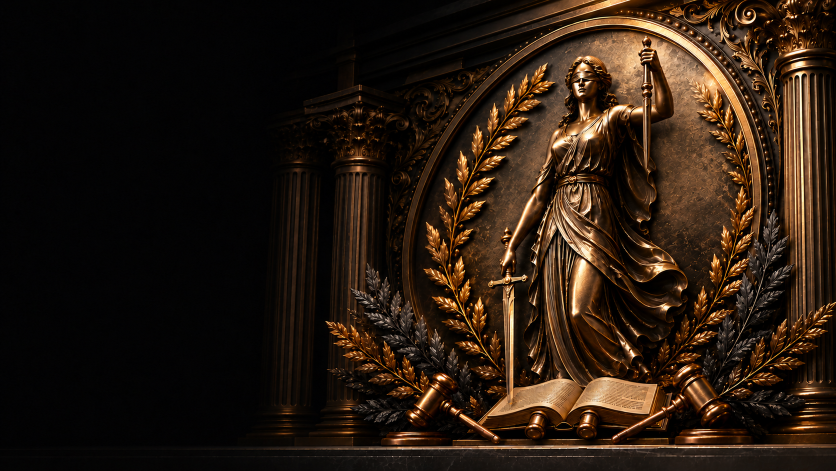
#> input picture assets/_source/hero-katman-a-terazisiz.png, 1672 x 941 px, found by its file name (shown at 1/2 size)
$ python build-hero.py
#> lines starting #> are read from the running program, lines starting #| are printed output that depends on the picture
# -*- coding: utf-8 -*-
"""Hero katmanlarini uretir.

  python tools/build-hero.py [scale] [boss_y] [boss_x]

Kaynaklar assets/_source icinde. Terazi ayri bir katman oldugu icin
sahne (terazisiz), terazi (seffaf) ve ikisinin birlesigi ayri ayri
yazilir; mobil icin ayni uclu, dikey ekrana uygun kadrajla tekrarlanir.
"""
import sys
from PIL import Image

SCALE = float(sys.argv[1]) if len(sys.argv) > 1 else 0.27
BOSS_Y = int(sys.argv[2]) if len(sys.argv) > 2 else 210

BOSS = (1009, 51)          # sarkac.png'de gobegin tepesi
BOSS_MID = 100             # gobegin dikey merkezi
BLADE_X = 1294             # kilic silueti 1290,2; parlama gozu sagà çektigi icin 4px sag
MOBILE_CROP = (780, 10, 1660, 900)

BOSS_X = int(sys.argv[3]) if len(sys.argv) > 3 else BLADE_X

A = Image.open('assets/_source/hero-katman-a-terazisiz.png').convert('RGBA')
B = Image.open('assets/_source/hero-katman-b-terazi.png').convert('RGBA')
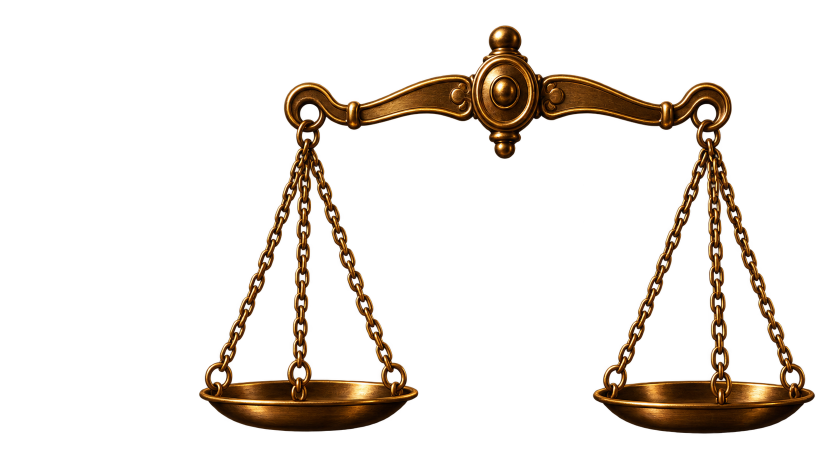
#> input picture assets/_source/hero-katman-b-terazi.png, 1672 x 941 px, found by its file name (shown at 1/2 size)
#> B is the input picture: PIL image 1672x941 RGBA; mean R, G, B, A 15.3, 9.1, 2.8, 33
W, H = A.size
#> W = 1672; H = 941

Bs = B.resize((round(B.width*SCALE), round(B.height*SCALE)), Image.LANCZOS)
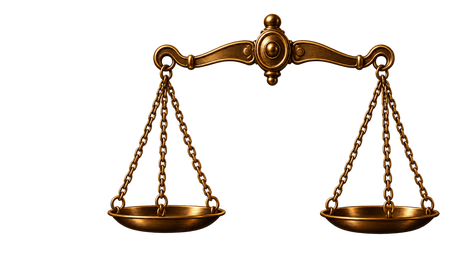
#> Bs: PIL image 451x254 RGBA; mean R, G, B, A 17.3, 10.2, 3.4, 33.1; transparent parts drawn white
layer = Image.new('RGBA', (W, H), (0, 0, 0, 0))
#> layer: PIL image 1672x941 RGBA; every value is 0
layer.alpha_composite(Bs, (BOSS_X - round(BOSS[0]*SCALE), BOSS_Y - round(BOSS[1]*SCALE)))
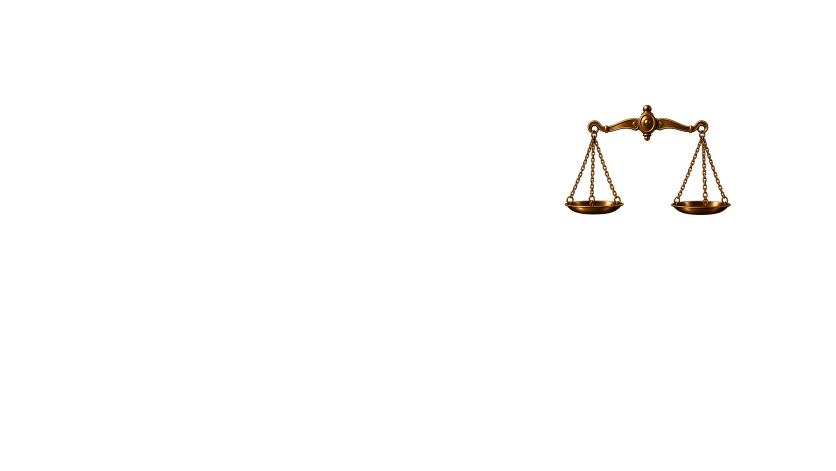
#> layer: PIL image 1672x941 RGBA (shown at 1/2 size); mean R, G, B, A 1.3, 0.7, 0.2, 2.4; transparent parts drawn white
full = A.copy(); full.alpha_composite(layer)

layer.save('assets/hero-terazi.webp', quality=92, method=6)
A.convert('RGB').save('assets/hero-adalet-base.webp', quality=86, method=6)
full.convert('RGB').save('assets/hero-adalet-premium.webp', quality=86, method=6)
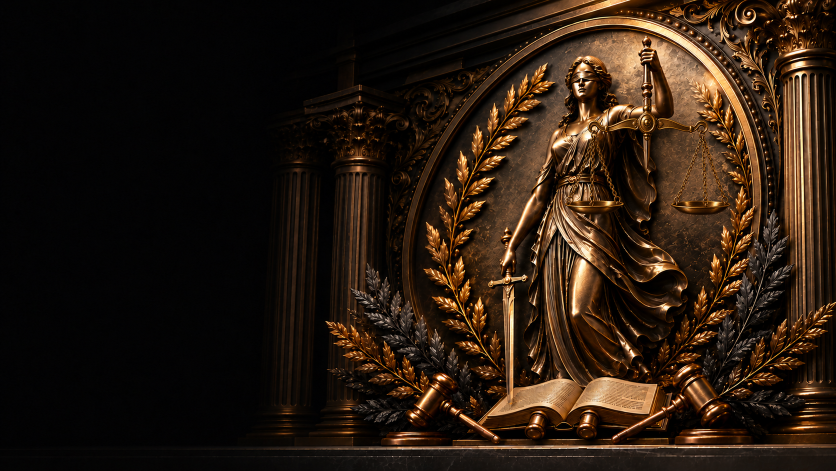
#> saved as hero-adalet-premium.webp: PIL image 1672x941 RGB (shown at 1/2 size); mean R, G, B 40.7, 26.8, 15.8

cx0, cy0, cx1, cy1 = MOBILE_CROP
cw, ch = cx1-cx0, cy1-cy0
layer.crop(MOBILE_CROP).save('assets/hero-terazi-mobil.webp', quality=92, method=6)
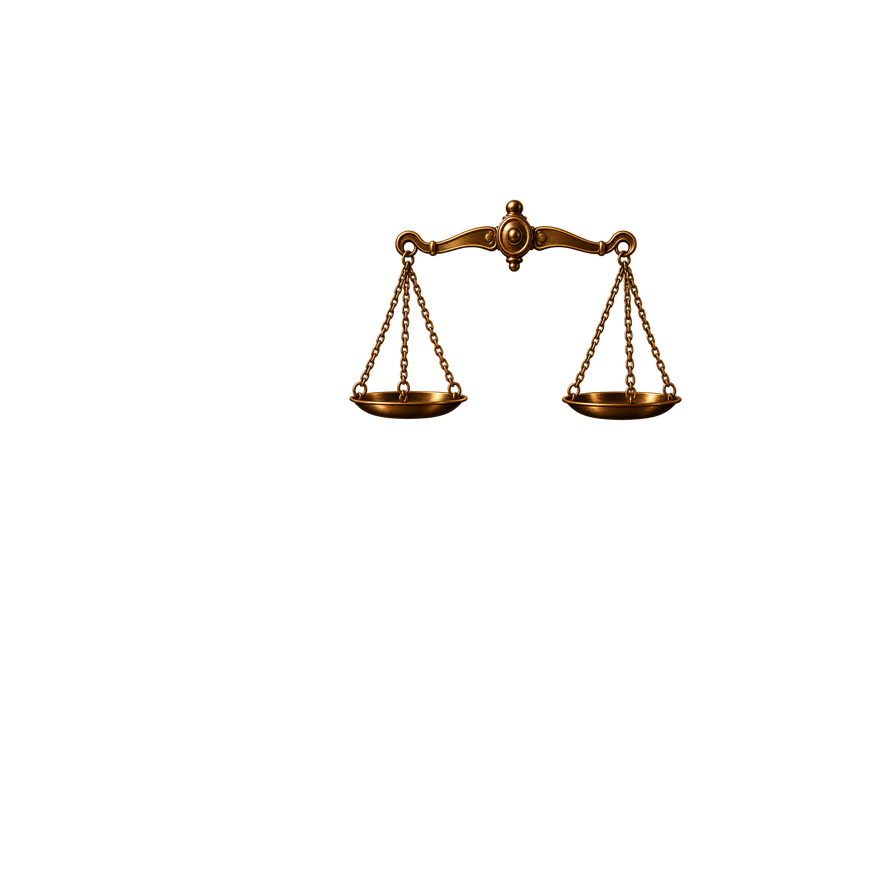
#> saved as hero-terazi-mobil.webp: PIL image 880x890 RGBA; mean R, G, B, A 2.5, 1.5, 0.5, 4.8; transparent parts drawn white
A.crop(MOBILE_CROP).convert('RGB').save('assets/hero-adalet-mobil.webp', quality=86, method=6)
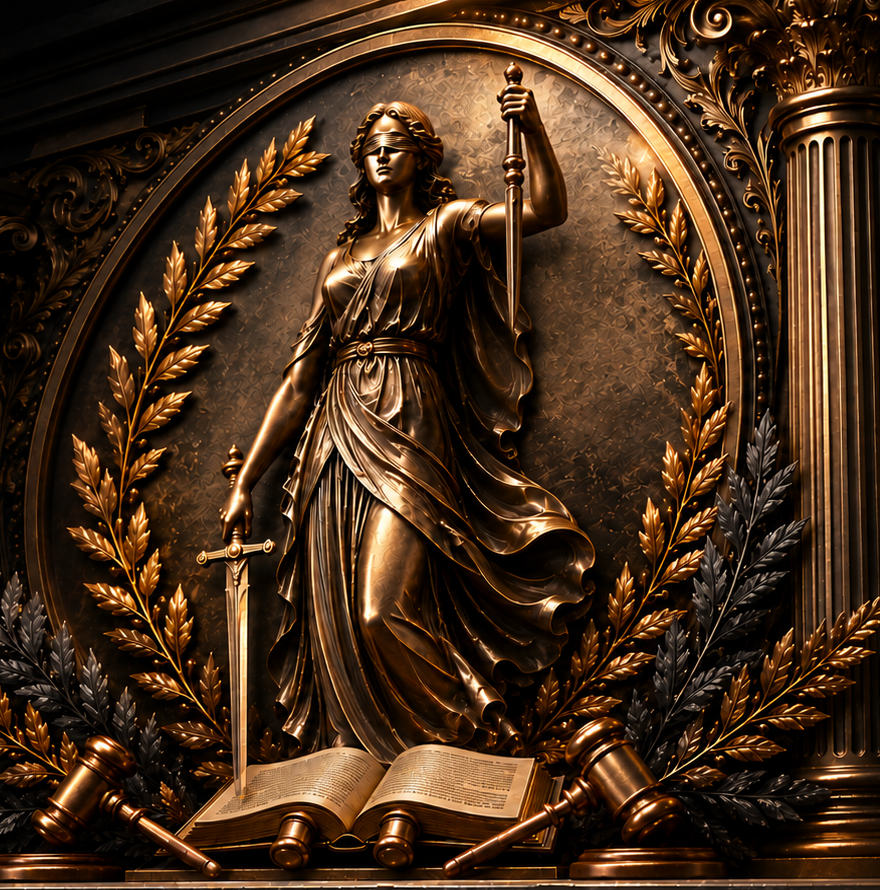
#> saved as hero-adalet-mobil.webp: PIL image 880x890 RGB; mean R, G, B 71.1, 46.7, 26.6
full.crop(MOBILE_CROP).convert('RGB').save('assets/hero-adalet-mobil-full.webp', quality=86, method=6)
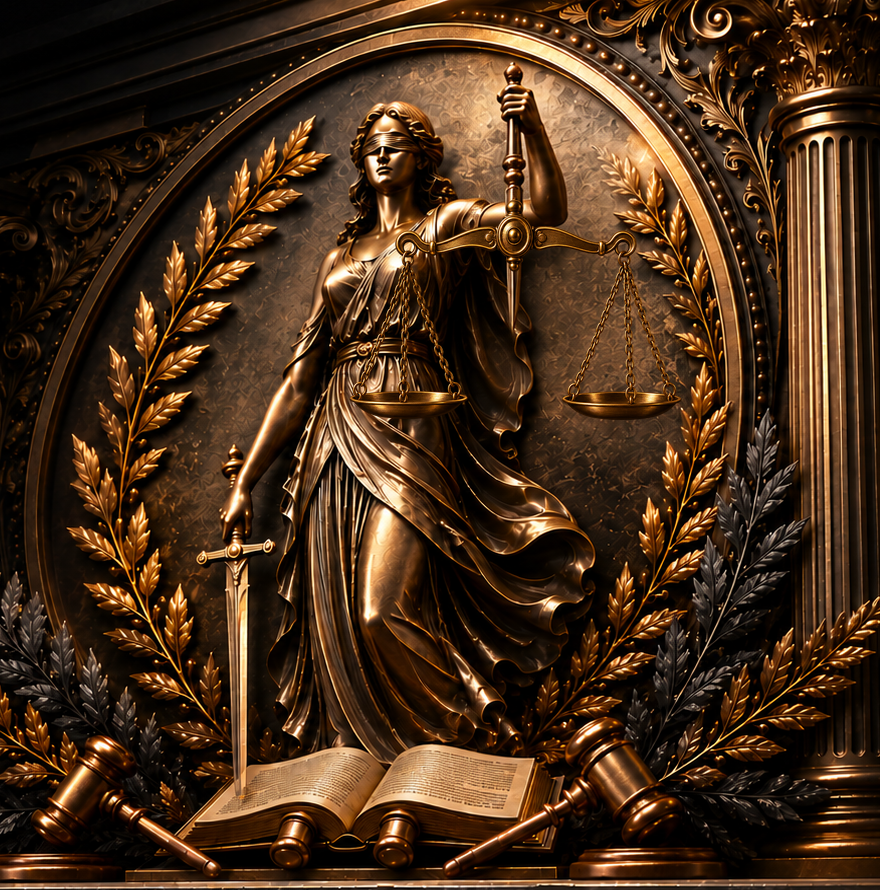
#> saved as hero-adalet-mobil-full.webp: PIL image 880x890 RGB; mean R, G, B 71.4, 46.8, 26.3

pvx, pvy = BOSS_X, BOSS_Y + (BOSS_MID - BOSS[1]) * SCALE
print('olcek %.2f  gobek (%d,%d)' % (SCALE, BOSS_X, BOSS_Y))
print('masaustu mesnet : %.2f%% %.2f%%' % (100*pvx/W, 100*pvy/H))
#| masaustu mesnet : 77.39% 23.72%
print('mobil mesnet    : %.2f%% %.2f%%' % (100*(pvx-cx0)/cw, 100*(pvy-cy0)/ch))
print('mobil en/boy    : %d/%d' % (cw, ch))
